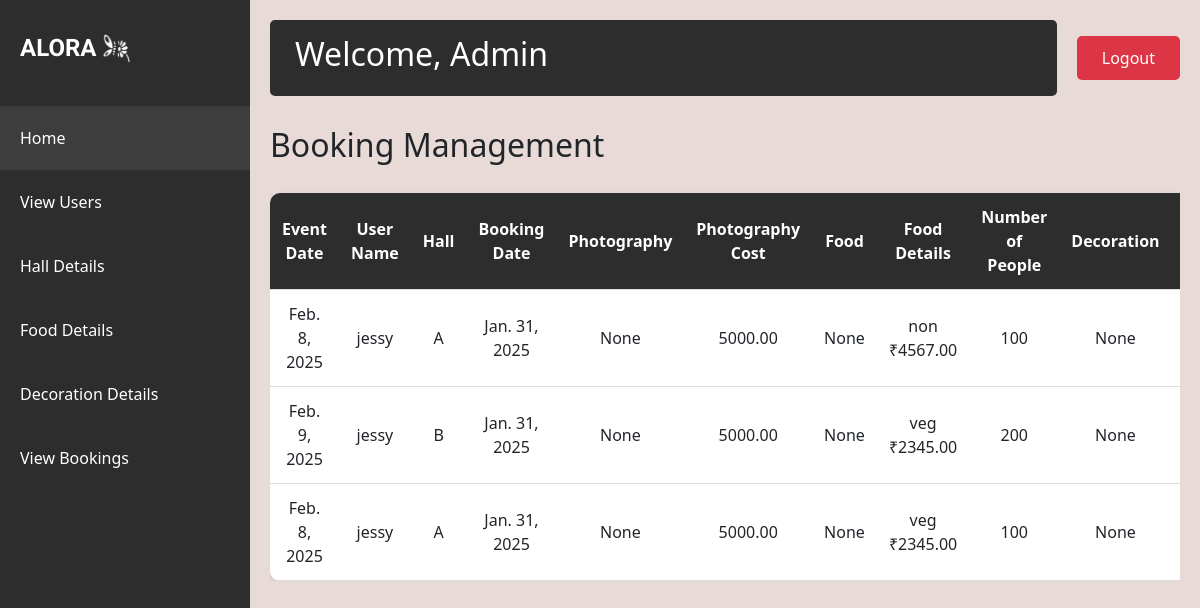
The app's page /adminviewbooking/ (signed in), older data.
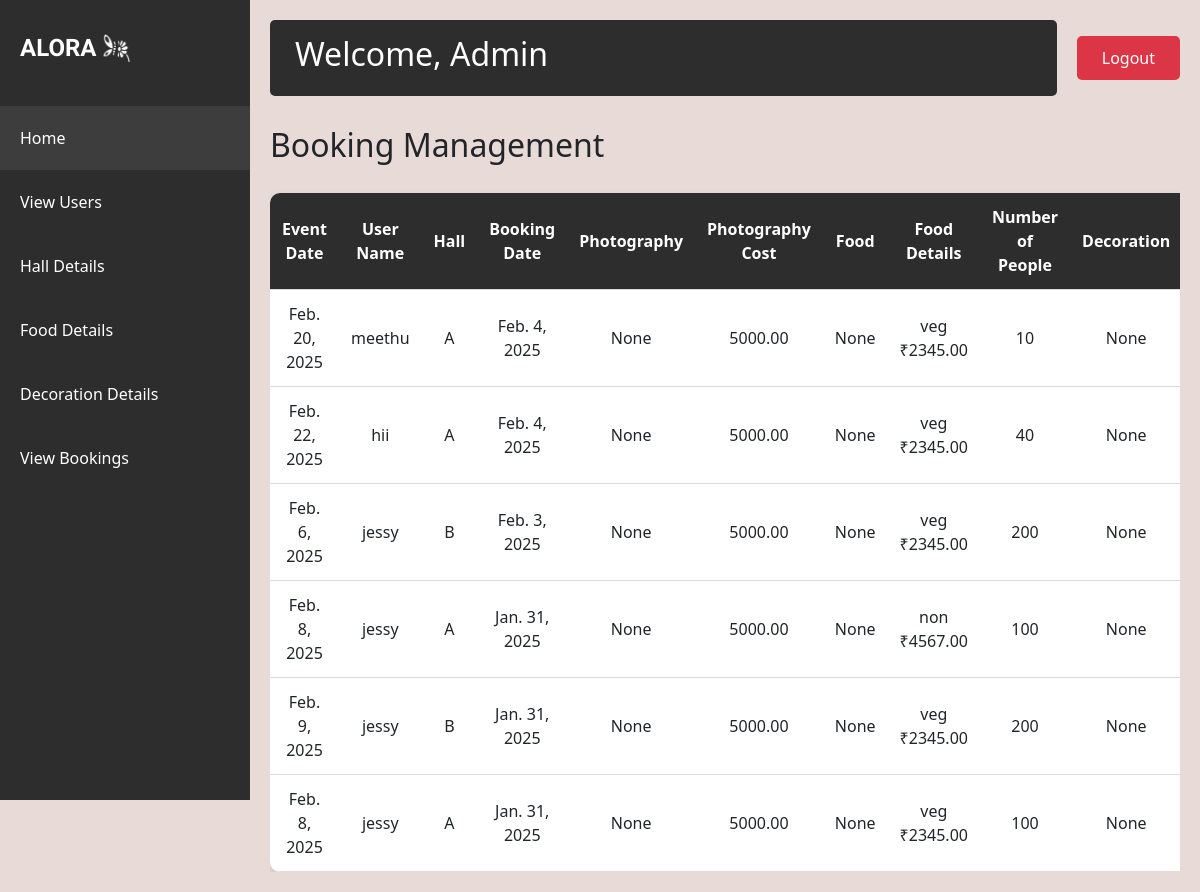
The same page, newer data.
### app/models.py (models this page shows)
class Bookings(models.Model):
    event_date=models.DateField(null=True)
    event_status=models.CharField(max_length=100,default='Pending')
    user_id=models.ForeignKey(User,on_delete=models.CASCADE)
    hall_id=models.ForeignKey(Halls,on_delete=models.CASCADE)
    booking_date=models.DateField(auto_now_add=True)
    payment_status=models.CharField(max_length=100,default='Pending')
    photography=models.CharField(max_length=100,null=True,blank=True)
    no_of_persons=models.IntegerField(null=True,blank=True)
    food_value=models.BooleanField(null=True,blank=True)
    food=models.ForeignKey(Food,on_delete=models.CASCADE)
    decoration_value=models.BooleanField(null=True,blank=True)
    decoration=models.ForeignKey(Decoration,on_delete=models.CASCADE)
    photography_cost=models.DecimalField(max_digits=10,decimal_places=2)
    total_payment=models.DecimalField(max_digits=10,decimal_places=2)

class Halls(models.Model):
    name=models.CharField(max_length=100)
    location=models.CharField(max_length=200)
    capacity=models.IntegerField()
    price_per_day=models.DecimalField(max_digits=10,decimal_places=2)
    photo_url=models.ImageField(upload_to='images/')
    description=models.TextField(blank=True,null=True)

class Food(models.Model):
    food_name=models.CharField(max_length=100,null=True)
    food_image=models.ImageField(upload_to='images/')
    food_price=models.DecimalField(max_digits=10,decimal_places=2)

### app/views.py (the view)
# urls.py: path('adminviewbooking/',views.admin_view_booking,name='admin_view_booking'),
@login_required(login_url='login')
def admin_view_booking(request):
    book = Bookings.objects.select_related('user_id', 'hall_id', 'food', 'decoration').all().order_by('-booking_date')
    return render(request, 'admin_view_booking.html', {'data': book})

### templates/admin_view_booking.html (shortened to what this page needs)
<!DOCTYPE html>
<html lang="en">
<head>
    {% load static %}
    <link href="https://cdn.jsdelivr.net/npm/bootstrap@5.3.0/dist/css/bootstrap.min.css" rel="stylesheet">
</head>
<body>
    <div class="sidebar">
        <div class="logo-container">
            <div class="logo">ALORA</div>
            <img src="{% static 'alora_icon.png' %}" alt="Light Bulb" class="logo-image">
        </div>
        <nav class="nav flex-column">
            <a class="nav-link active" href="{% url 'admin_dash' %}">Home</a>
            <a class="nav-link" href="{% url 'view_users' %}">View Users</a>
            <a class="nav-link" href="{% url 'hall_details' %}">Hall Details</a>
            <a class="nav-link" href="{% url 'food_details' %}">Food Details</a>
            <a class="nav-link" href="{% url 'decoration_details' %}">Decoration Details</a>
            <a class="nav-link" href="{% url 'admin_view_booking' %}">View Bookings</a>
        </nav>
    </div>
    <div class="main-content">
        <div class="top-nav">
            <div class="welcome-section">
                <h2>Welcome, Admin</h2>
            </div>
            <a href="{% url 'logout' %}" class="logout-btn">Logout</a>
        </div>
<h2>Booking Management</h2>
<div style="overflow-x: auto;">
    {% if data %}
        <table class="booking-table">
            <thead>
                <tr>
                    <th>Event Date</th>
                    <th>User Name</th>
                    <th>Hall</th>
                    <th>Booking Date</th>
                    <th>Photography</th>
                    <th>Photography Cost</th>
                    <th>Food</th>
                    <th>Food Details</th>
                    <th>Number of People</th>
                    <th>Decoration</th>
                    <th>Decoration Details</th>
                </tr>
            </thead>
            <tbody>
                {% for x in data %}
                <tr>
                    <td>{{ x.event_date }}</td>
                    <td>{{ x.user_id.username }}</td>
                    <td>{{ x.hall_id.name }}</td>
                    <td>{{ x.booking_date }}</td>
                    <td>{{ x.photography }}</td>
                    <td>{{ x.photography_cost }}</td>
                    <td>{{ x.food_value }}</td>
                    <td>{{ x.food.food_name }} <br> ₹{{ x.food.food_price }}</td>
                    <td>{{ x.no_of_persons }}</td>
                    <td>{{ x.decoration_value }}</td>
                    <td>{{ x.decoration.decoration_name }} <br> ₹{{ x.decoration.decoration_price }}</td>
                </tr>
                {% endfor %}
            </tbody>
        </table>
    {% else %}
        <p>No bookings found.</p>
    {% endif %}
</div>
</body>
</html>

### templates/admin_view_booking.html (style rules this page uses)
body { background-color: #e8dad6; min-height: 100vh; }
.sidebar { background-color: #2d2d2d; color: white; min-height: 100vh; padding-top: 20px; position: fixed; width: 250px; }
.logo-container { display: flex; align-items: center; justify-content: flex-start; padding: 10px 20px; margin-bottom: 30px; }
.logo { font-family: 'Irish Grover'; font-size: 24px; font-weight: bold; }
.logo-image { width: 30px; height: 30px; margin-left: 5px; }
.nav-link { color: #ffffff; padding: 20px 20px; transition: all 0.3s; font-size: 16px; }
.nav-link.active { background-color: #3d3d3d; }
.main-content { margin-left: 250px; padding: 20px; }
.top-nav { display: flex; justify-content: space-between; align-items: center; margin-bottom: 30px; }
.welcome-section { background-color: #2d2d2d; color: white; padding: 15px 25px; border-radius: 5px; flex-grow: 1; margin-right: 20px; }
.logout-btn { background-color: #dc3545; color: white; border: none; padding: 10px 25px; border-radius: 5px; text-decoration: none; transition: background-color 0.3s; }
.booking-table { width: 100%; border-collapse: collapse; margin-top: 20px; background-color: white; border-radius: 10px; overflow: hidden; box-shadow: 0 4px 10px rgba(0, 0, 0, 0.1); }
.booking-table th, .booking-table td { padding: 12px; text-align: center; border-bottom: 1px solid #ddd; }
.booking-table th { background-color: #2d2d2d; color: white; }

Row changes from the older to the newer data that the page shows:
added Bookings: event_date "Feb. 20, 2025", user_id.username "meethu", hall_id.name "A", booking_date "Feb. 4, 2025", photography "None", photography_cost "5000.00", food_value "None", food.food_name "veg", food.food_price "2345.00", no_of_persons "10", decoration_value "None"
added Bookings: event_date "Feb. 22, 2025", user_id.username "hii", hall_id.name "A", booking_date "Feb. 4, 2025", photography "None", photography_cost "5000.00", food_value "None", food.food_name "veg", food.food_price "2345.00", no_of_persons "40", decoration_value "None"
added Bookings: event_date "Feb. 6, 2025", user_id.username "jessy", hall_id.name "B", booking_date "Feb. 3, 2025", photography "None", photography_cost "5000.00", food_value "None", food.food_name "veg", food.food_price "2345.00", no_of_persons "200", decoration_value "None"
